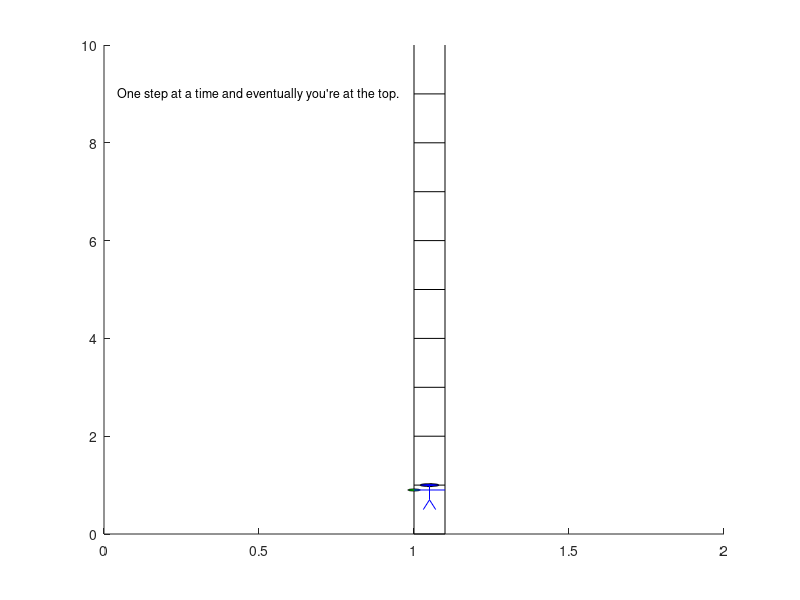

MATLAB code for this plot: (Note: this script raises an error after producing the figure.)
%% Julian Crummedyo %%
%%% Midterm Exam %%%

% Number 1: MATLAB Animation

figure; % Set up the figure
axis([0 2 0 10]); % Sizing the figure
hold on;

for i = 0:1:9 % Drawing the ladder
    line([1, 1.1], [i, i], 'Color', 'black'); % Setting up lines
end
line([1, 1], [0, 10], 'Color', 'black'); % Left side of ladder
line([1.1, 1.1], [0, 10], 'Color', 'black'); % Right side of ladder

text(0.5, 9, "One step at a time and eventually you're at the top.", 'FontSize', 9, 'HorizontalAlignment', 'center'); % Add the motivational quote

theta = linspace(0, 2*pi, 50); % Define the angle range for the circle
head_radius = 0.03; % Head radius
ball_radius = 0.02; % Ball radius

head_center = [1.05, 1]; % Center of the head
ball_center = [1, 0.9]; % Center of the ball

head = patch('XData', head_center(1) + head_radius*cos(theta), 'YData', head_center(2) + head_radius*sin(theta), 'FaceColor', 'blue'); % Creating the patch for the head
ball = patch('XData', ball_center(1) + ball_radius*cos(theta), 'YData', ball_center(2) + ball_radius*sin(theta), 'FaceColor', 'green'); % Creating the patch for the ball

body = line([1.05, 1.05], [1, 0.7], 'Color', 'blue'); % Creating the body for the stick figure
arms = line([1, 1.1], [0.9, 0.9], 'Color', 'blue'); % Creating the arms for the stick figure
leg1 = line([1.05, 1.03], [0.7, 0.5], 'Color', 'blue'); % Creating one leg for the stick figure
leg2 = line([1.05, 1.07], [0.7, 0.5], 'Color', 'blue'); % Creating another leg for the stick figure

mov = VideoWriter('climbing_animation.avi'); % Setting up the VideoWriter object
open(mov);

for step = 1:150 % Animating the head
    new_head_y = head_center(2) + step * 0.1 + 0.05 * sin(step); % Calculating the new position for the head
    set(head, 'YData', new_head_y + head_radius*sin(theta)); % Updating the position for the head

    new_ball_y = ball_center(2) + step * 0.1 + 0.05 * sin(step); % Calculating the new position for the ball
    set(ball, 'YData', new_ball_y + ball_radius*sin(theta)); % Updating the position for the ball

    set(body, 'YData', [new_head_y - 0.03, new_head_y - 0.33]); % Updating the position for the body
    set(arms, 'YData', [new_head_y - 0.15, new_head_y - 0.15]); % Updating the position for the arms
    set(leg1, 'YData', [new_head_y - 0.33, new_head_y - 0.53]); % Updating the position for the leg 1
    set(leg2, 'YData', [new_head_y - 0.33, new_head_y - 0.53]); % Updating the position for the leg 2
    
    frame = getframe(gcf); % Capturing the frame
    writeVideo(mov, frame); % Capturing the frame

    pause(0.05); % Pausing to control the speed of the animation
end

close(mov);